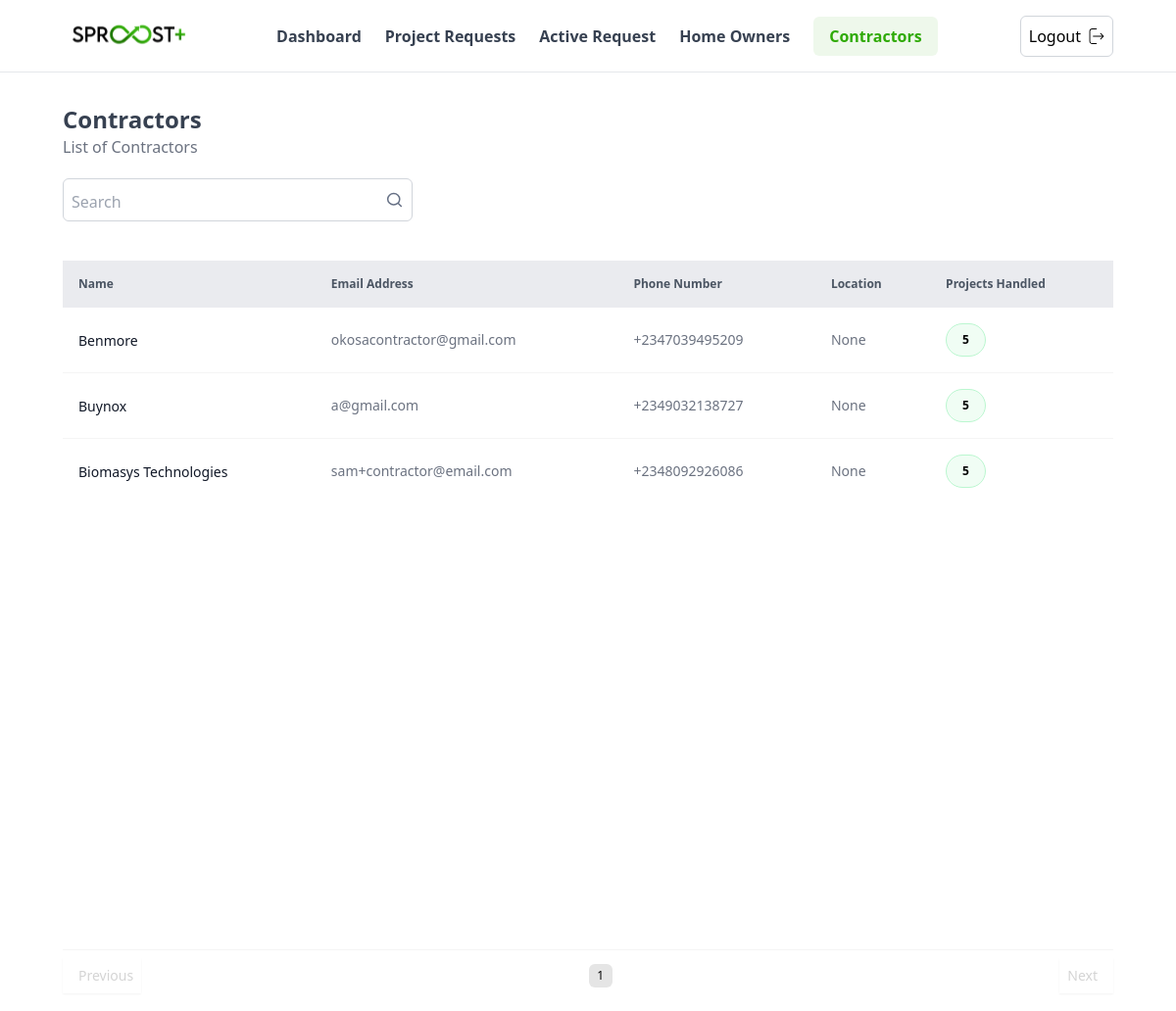
Page /user-admin/contractors/ (signed in) on the earlier database version.
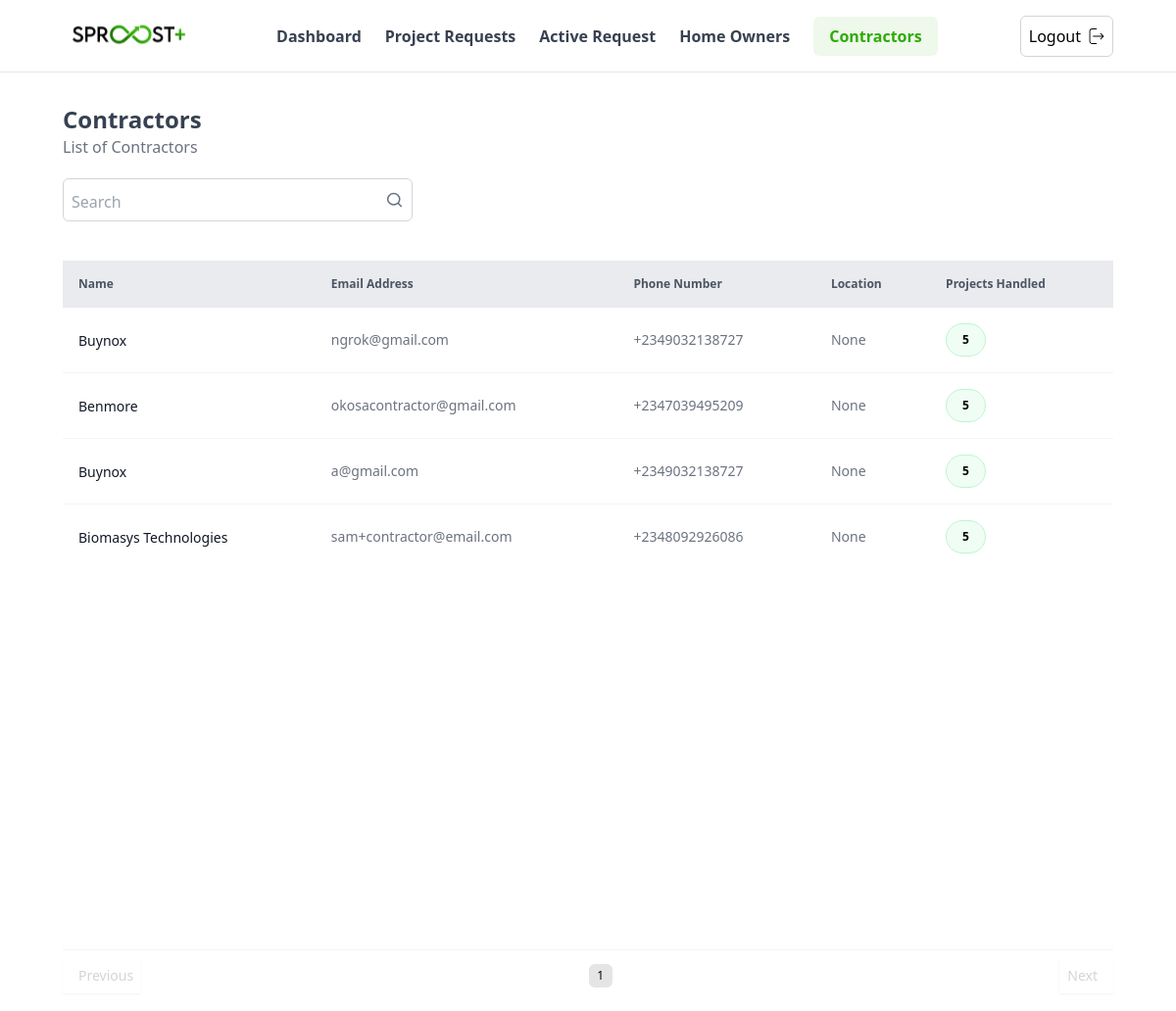
Same page on the later database version.
### accounts/models.py (models this page shows)
class User(AbstractUser):
    phone_number = PhoneNumberField(null=False, blank=False)
    user_type = models.CharField(max_length = 3, choices = USER_TYPE_CHOICES)
    date_joined = models.DateTimeField(auto_now_add=True)

### profiles/models.py (models this page shows, shortened)
class ContractorProfile(models.Model):
    user = models.OneToOneField(User, on_delete=models.CASCADE, related_name = 'contractor_profile')
    company_name = models.CharField(max_length = 255)
    registration_number = models.CharField(max_length = 225)
    specialization = models.CharField(max_length = 225, null = True, blank = True)
    company_address = AddressField(null =True)
    website = models.URLField(max_length=255, null=True)
    city = models.CharField(max_length = 50)
    media_paths = GenericRelation("main.Media")
    image = models.ImageField(upload_to=image_upload_location, null=True)

### admins/views.py (the view)
# urls.py: path('contractors/', views.contractorsListView, name="contractors"),
@login_required
def contractorsListView(request):
    query = request.GET.get('q')
    contractors = User.objects.filter(user_type='CO').select_related("contractor_profile").order_by('-id')
    if query:
        contractors = contractors.filter(
            Q(contractor_profile__company_name__icontains=query) |
            Q(email__icontains=query)
        )
    paginator = Paginator(contractors, 10)  # Show 10 orders per page.
    page_number = request.GET.get('page')
    page_obj = paginator.get_page(page_number)
    context = {'contractors': page_obj}
    return render(request, 'user_admin/contractors.html', context)

### templates/user_admin/contractors.html (shortened to what the changed rows need)
{% extends "user_admin/base.html" %}
{% load static %}
{% block content %}
<main class="w-full px-[1rem] md:px-[4rem] flex flex-col gap-8 my-8">
    <div class="">
        <div class="mb-4">
            <h1 class="text-2xl font-semibold text-gray-700">Contractors</h1>
        </div>
    </div>
    <div class="w-full">
        <div class="w-full my-2 min-h-[65vh]">
            <table class="w-full">
                <thead class="h-10 bg-gray-200 bg-opacity-80">
                    <tr class="text-gray-600 text-xs font-medium">
                        <th class=" text-start p-4">Name</th>
                        <th class=" text-start p-4">Email Address</th>
                        <th class=" text-start p-4">Phone Number</th>
                        <th class=" text-start p-4">Location</th>
                        <th class=" text-start p-4">Projects Handled</th>
                    </tr>
                </thead>
                <tbody class="p-4">
                    {% if contractors %}
                    {% for contractor in contractors %}
                    <tr class="border-b border-neutral-100 last:border-0">
                        <td class=" p-4">
                            <div class="inline-flex items-center gap-4">
                                <a href = {% url 'admins:update_contractor' contractor.pk %} class="text-gray-900 text-sm font-medium capitalize">{{contractor.contractor_profile.company_name}}</a>
                            </div>
                        </td>
                        <td class=" p-4">
                            <div class="flex flex-col gap-1">
                                <span class="text-gray-500 text-sm">{{contractor.email}}</span>
                            </div>
                        </td>
                        <td class=" p-4">
                            <div class="flex flex-col gap-1">
                                <span class="text-gray-500 text-sm">{{contractor.phone_number}}</span>
                            </div>
                        </td>
                        <td class=" p-4">
                            <div class="flex flex-col gap-1">
                                <span class="text-gray-500 text-sm">{{contractor.contractor_profile.company_address}}</span>
                            </div>
                        </td>
                        <td class=" p-4">
                            <div class="inline-flex items-center rounded-full bg-green-50 p-4 py-2 border border-green-200">
                                <span class="font-semibold text-xs capitalize">
                                    5
                                </span>
                            </div>
                        </td>
                    </tr>
                    {% endfor %}
                    {% else %}
                    <tr>
                        <td colspan="7" class="text-center text-gray-500 mt-5">No contractors found</td>
                    </tr>
                    {% endif %}
                </tbody>
            </table>
        </div>
        <div class="w-full my-8 flex items-center justify-between border-t border-neutral-100 pt-2 bg-white">
            <div class="flex items-center gap-2">
                {% for num in contractors.paginator.page_range %}
                    {% if contractors.number == num %}
                        <span class="outline-none border-none h-4 w-4 text-xs md:h-6 md:w-6 bg-neutral-200 rounded-md p-2 flex items-center justify-center">{{ num }}</span>
                    {% elif num >= contractors.number|add:'-3' and num <= contractors.number|add:'3' %}
                        <a href="?page={{ num }}" class="paginationBtn outline-none border-none h-4 w-4 text-xs md:h-6 md:w-6 rounded-md p-2 flex items-center justify-center">{{ num }}</a>
                    {% endif %}
                {% endfor %}
            </div>
        </div>
    </div>
</main>
{% endblock %}

Differences in the rows shown:
added User: contractor_profile.company_name "Buynox", email "ngrok@gmail.com", phone_number "+2349032138727", contractor_profile.company_address "None"
